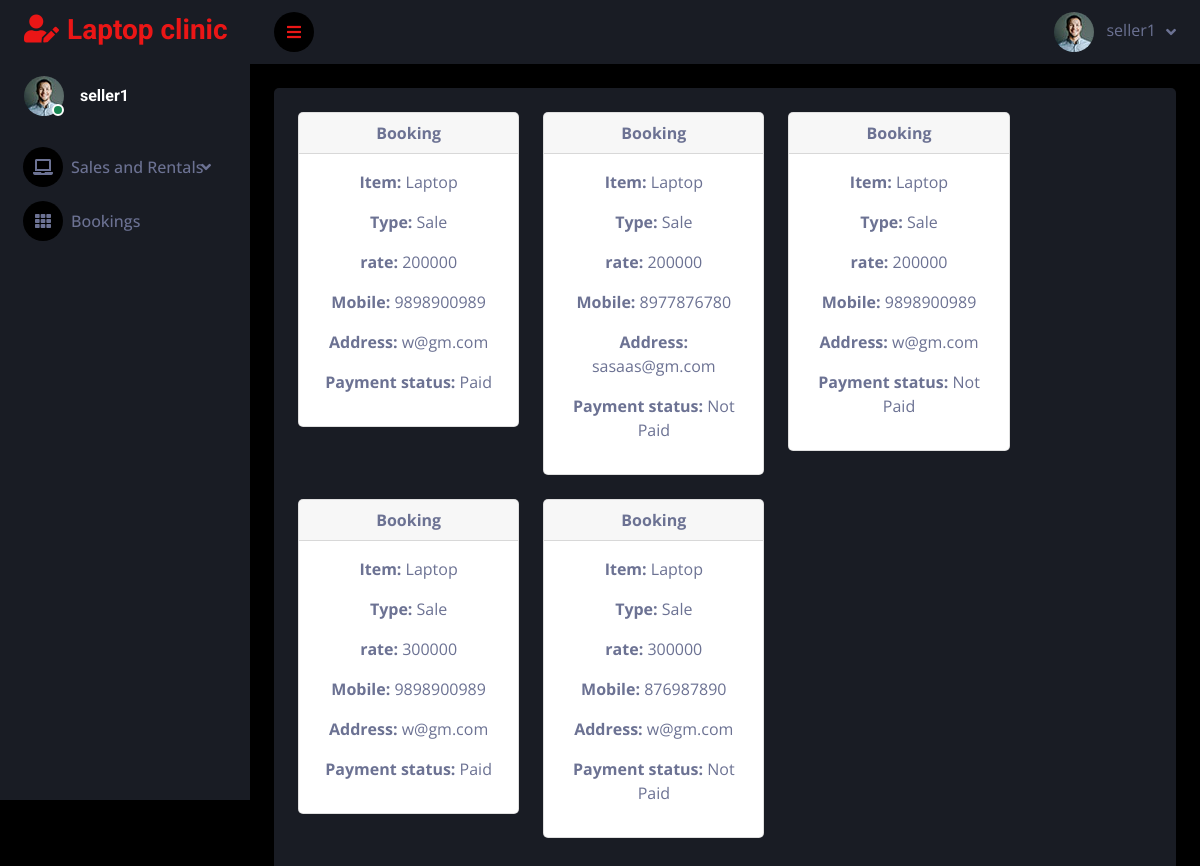
The page /sale_Bookings (signed in) on the database its author committed.
### service_app/models.py (models this page shows)
class Login_view(AbstractUser):
    is_customer = models.BooleanField(default=False)
    is_seller = models.BooleanField(default=False)

class Cart(models.Model):
    user = models.ForeignKey(Customer, on_delete=models.CASCADE)
    sale = models.ForeignKey(Sales_add, on_delete=models.CASCADE)
    quantity = models.PositiveIntegerField()
    address = models.CharField(max_length=200)
    mobile = models.CharField(max_length=10,default=0000000000)
    status = models.IntegerField(default=0)

class Sales_add(models.Model):
    data= [
        ('Laptop', 'Laptop'),
        ('Tablets', 'Tablets'),
    ]
    TYPE = [
        ('Sale', 'Sale'),
        ('Rental', 'Rental'),
    ]
    user = models.ForeignKey(Login_view, on_delete=models.CASCADE)
    item = models.CharField(max_length=50, choices=data)
    type = models.CharField(max_length=50, choices=TYPE)
    location = models.CharField(max_length=50)
    description= models.TextField()
    rate = models.CharField(max_length=10)
    contact_no = models.CharField(max_length=100)
    pic = models.FileField(upload_to='pic/')
    status1 = models.BooleanField(default=0)
    quantity = models.PositiveIntegerField(default=0)

### service_app/sales_views.py (the view)
# urls.py: path("sale_Bookings",sales_views.Bookings,name = "sale_Bookings"),
def Bookings(request):
    u = request.user
    ticket = Cart.objects.filter(sale__user=u)
    print(ticket)
    return render(request,'sales/my_ticket.html', {'ticket': ticket})

### templates/sales/my_ticket.html (shortened to what this page needs)
{% extends 'seller_dash.html' %}
{% block content %}
<div class="col-lg-10">
    <div class="row">
        {% for n in ticket %}
        <div class="col-lg-4">
            <div class="card mb-4">
                <div class="card-header">
                    <strong class="card-title">Booking</strong>
                </div>
                <div class="card-body">
                    <div class="movie-ticket">
                        <div class="ticket-info">
                            <p><strong>Item:</strong> {{ n.sale.item }}</p>
                            <p><strong>Type:</strong> {{ n.sale.type }}</p>
                            <p><strong>rate:</strong> {{ n.sale.rate }}</p>
                            <p><strong>Mobile:</strong> {{ n.mobile }}</p>
                             <p><strong>Address:</strong> {{ n.address }}</p>
                            <p><strong>Payment status:</strong>
                                {% if n.status == 0 %}
                                Not Paid
                                {% elif n.status == 1 %}
                                Paid
                                {% endif %}
                            </p>
                        </div>
                    </div>
                </div>
            </div>
        </div>
        {% if forloop.counter|divisibleby:3 and not forloop.last %}
    </div><div class="row">
        {% endif %}
        {% endfor %}
    </div>
</div>
{% endblock %}

### templates/seller_dash.html (shortened to what this page needs)
<!DOCTYPE html>
<html lang="en">
{% load static %}
<head>
    <link href="https://cdnjs.cloudflare.com/ajax/libs/font-awesome/5.10.0/css/all.min.css" rel="stylesheet">
    <link href="https://cdn.jsdelivr.net/npm/bootstrap-icons@1.4.1/font/bootstrap-icons.css" rel="stylesheet">
    <link href=" {% static 'dash/lib/owlcarousel/assets/owl.carousel.min.css' %} " rel="stylesheet">
    <link href=" {% static 'dash/lib/tempusdominus/css/tempusdominus-bootstrap-4.min.css' %} " rel="stylesheet" />
    <link href=" {% static 'dash/dash/css/bootstrap.min.css' %} " rel="stylesheet">
    <link href=" {% static 'dash/dash/css/style.css' %} " rel="stylesheet">
</head>
<body>
    <div class="container-fluid position-relative d-flex p-0">
        <div class="sidebar pe-4 pb-3">
            <nav class="navbar bg-secondary navbar-dark">
                <a href=" {% static 'dash/index.html' %} " class="navbar-brand mx-4 mb-3">
                    <h3 class="text-primary"><i class="fa fa-user-edit me-2"></i>Laptop clinic</h3>
                </a>
                <div class="d-flex align-items-center ms-4 mb-4">
                    <div class="position-relative">
                        <img class="rounded-circle" src=" {% static 'dash/dash/img/user.jpg' %} " alt="" style="width: 40px; height: 40px;">
                        <div class="bg-success rounded-circle border border-2 border-white position-absolute end-0 bottom-0 p-1"></div>
                    </div>
                    <div class="ms-3">
                        <h6 class="mb-0">{{request.user}}</h6>
                    </div>
                </div>
                <div class="navbar-nav w-100">
                    <div class="nav-item dropdown">
                        <a href="#" class="nav-link dropdown-toggle" data-bs-toggle="dropdown"><i class="fa fa-laptop me-2"></i>Sales and Rentals</a>
                    </div>
                    <a href=" {% url 'sale_Bookings' %} " class="nav-item nav-link"><i class="fa fa-th me-2"></i>Bookings</a>
                </div>
            </nav>
        </div>
        <div class="content">
            <nav class="navbar navbar-expand bg-secondary navbar-dark sticky-top px-4 py-0">
                <a href="#" class="sidebar-toggler flex-shrink-0">
                    <i class="fa fa-bars"></i>
                </a>
                <div class="navbar-nav align-items-center ms-auto">
                    <div class="nav-item dropdown">
                        <a href="#" class="nav-link dropdown-toggle" data-bs-toggle="dropdown">
                            <img class="rounded-circle me-lg-2" src=" {% static 'dash/dash/img/user.jpg' %} " alt="" style="width: 40px; height: 40px;">
                            <span class="d-none d-lg-inline-flex">{{request.user}}</span>
                        </a>
                    </div>
                </div>
            </nav>
            <div class="container-fluid pt-4 px-4">
                <div class="bg-secondary text-center rounded p-4">
                        {% block content %}
                        {% endblock %}
                </div>
            </div>
            </div>
 </body>
</html>

### static/dash/dash/css/style.css (style rules this page uses)
:root { --primary: #EB1616; --secondary: #191C24; --light: #6C7293; --dark: #000000; }
.sidebar { position: fixed; top: 0; left: 0; bottom: 0; width: 250px; height: 100vh; overflow-y: auto; background: var(--secondary); transition: 0.5s; z-index: 999; }
.content { margin-left: 250px; min-height: 100vh; background: var(--dark); transition: 0.5s; }
@media (min-width: 992px) { .sidebar { margin-left: 0; } }
@media (min-width: 992px) { .content { width: calc(100% - 250px); } }
.sidebar .navbar .navbar-nav .nav-link { padding: 7px 20px; color: var(--light); font-weight: 500; border-left: 3px solid var(--secondary); border-radius: 0 30px 30px 0; outline: none; }
.sidebar .navbar .navbar-nav .nav-link i { width: 40px; height: 40px; display: inline-flex; align-items: center; justify-content: center; background: var(--dark); border-radius: 40px; }
.sidebar .navbar .dropdown-toggle::after { position: absolute; top: 15px; right: 15px; border: none; content: "\f107"; font-family: "Font Awesome 5 Free"; font-weight: 900; transition: .5s; }
.content .navbar .navbar-nav .nav-link { margin-left: 25px; padding: 12px 0; color: var(--light); outline: none; }
.content .navbar .sidebar-toggler, .content .navbar .navbar-nav .nav-link i { width: 40px; height: 40px; display: inline-flex; align-items: center; justify-content: center; background: var(--dark); border-radius: 40px; }
.content .navbar .dropdown-toggle::after { margin-left: 6px; vertical-align: middle; border: none; content: "\f107"; font-family: "Font Awesome 5 Free"; font-weight: 900; transition: .5s; }

### rows shown on the page
Login_view: user "seller1"
Cart: sale.item "Laptop", sale.type "Sale", sale.rate "200000", mobile "9898900989", address "w@gm.com", status "Paid"
Cart: sale.item "Laptop", sale.type "Sale", sale.rate "200000", mobile "8977876780", address "sasaas@gm.com", status "Not Paid"
Cart: sale.item "Laptop", sale.type "Sale", sale.rate "200000", mobile "9898900989", address "w@gm.com", status "Not Paid"
Cart: sale.item "Laptop", sale.type "Sale", sale.rate "300000", mobile "9898900989", address "w@gm.com", status "Paid"
Cart: sale.item "Laptop", sale.type "Sale", sale.rate "300000", mobile "876987890", address "w@gm.com", status "Not Paid"
